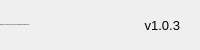
              <widget class="QFrame" name="bottomBar">
               <property name="minimumSize">
                <size>
                 <width>0</width>
                 <height>50</height>
                </size>
               </property>
               <property name="maximumSize">
                <size>
                 <width>16777215</width>
                 <height>50</height>
                </size>
               </property>
               <property name="font">
                <font>
                 <family>Segoe UI</family>
                 <pointsize>10</pointsize>
                 <italic>false</italic>
                 <bold>false</bold>
                </font>
               </property>
               <property name="frameShape">
                <enum>QFrame::NoFrame</enum>
               </property>
               <property name="frameShadow">
                <enum>QFrame::Raised</enum>
               </property>
               <layout class="QHBoxLayout" name="horizontalLayout_5">
                <property name="spacing">
                 <number>0</number>
                </property>
                <property name="leftMargin">
                 <number>0</number>
                </property>
                <property name="topMargin">
                 <number>0</number>
                </property>
                <property name="rightMargin">
                 <number>0</number>
                </property>
                <property name="bottomMargin">
                 <number>0</number>
                </property>
                <item>
                 <widget class="QLabel" name="creditsLabel">
                  <property name="maximumSize">
                   <size>
                    <width>16777215</width>
                    <height>16</height>
                   </size>
                  </property>
                  <property name="font">
                   <font>
                    <family>Segoe UI</family>
                    <pointsize>-1</pointsize>
                    <italic>false</italic>
                    <bold>false</bold>
                   </font>
                  </property>
                  <property name="text">
                   <string>Built with &lt;3 By Ralph Antoun, Najeh Halawani and Mustafa Khodor</string>
                  </property>
                  <property name="alignment">
                   <set>Qt::AlignLeading|Qt::AlignLeft|Qt::AlignVCenter</set>
                  </property>
                 </widget>
                </item>
                <item>
                 <widget class="QLabel" name="version">
                  <property name="text">
                   <string>v1.0.3</string>
                  </property>
                  <property name="alignment">
                   <set>Qt::AlignRight|Qt::AlignTrailing|Qt::AlignVCenter</set>
                  </property>
                 </widget>
                </item>
                <item>
                 <widget class="QFrame" name="frame_size_grip">
                  <property name="minimumSize">
                   <size>
                    <width>20</width>
                    <height>0</height>
                   </size>
                  </property>
                  <property name="maximumSize">
                   <size>
                    <width>20</width>
                    <height>16777215</height>
                   </size>
                  </property>
                  <property name="font">
                   <font>
                    <family>Segoe UI</family>
                    <pointsize>10</pointsize>
                    <italic>false</italic>
                    <bold>false</bold>
                   </font>
                  </property>
                  <property name="frameShape">
                   <enum>QFrame::NoFrame</enum>
                  </property>
                  <property name="frameShadow">
                   <enum>QFrame::Raised</enum>
                  </property>
                 </widget>
                </item>
               </layout>
              </widget>
